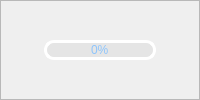
              <widget class="QFrame" name="rightbox_play">
               <property name="frameShape">
                <enum>QFrame::Shape::StyledPanel</enum>
               </property>
               <property name="frameShadow">
                <enum>QFrame::Shadow::Raised</enum>
               </property>
               <layout class="QHBoxLayout" name="horizontalLayout_20">
                <property name="leftMargin">
                 <number>5</number>
                </property>
                <property name="topMargin">
                 <number>5</number>
                </property>
                <property name="rightMargin">
                 <number>5</number>
                </property>
                <property name="bottomMargin">
                 <number>5</number>
                </property>
                <item>
                 <widget class="QPushButton" name="run_button">
                  <property name="minimumSize">
                   <size>
                    <width>0</width>
                    <height>30</height>
                   </size>
                  </property>
                  <property name="maximumSize">
                   <size>
                    <width>16777215</width>
                    <height>30</height>
                   </size>
                  </property>
                  <property name="cursor">
                   <cursorShape>PointingHandCursor</cursorShape>
                  </property>
                  <property name="mouseTracking">
                   <bool>true</bool>
                  </property>
                  <property name="styleSheet">
                   <string notr="true">QPushButton{
background-repeat: no-repeat;
background-position: center;
border: none;
}
QPushButton:hover{

}</string>
                  </property>
                  <property name="text">
                   <string/>
                  </property>
                  <property name="icon">
                   <iconset resource="YOLOSHOWUI.qrc">
                    <normaloff>:/rightbox/images/newsize/play.png</normaloff>:/rightbox/images/newsize/play.png</iconset>
                  </property>
                  <property name="iconSize">
                   <size>
                    <width>20</width>
                    <height>20</height>
                   </size>
                  </property>
                  <property name="checkable">
                   <bool>true</bool>
                  </property>
                  <property name="checked">
                   <bool>false</bool>
                  </property>
                 </widget>
                </item>
                <item>
                 <widget class="QProgressBar" name="progress_bar">
                  <property name="minimumSize">
                   <size>
                    <width>0</width>
                    <height>20</height>
                   </size>
                  </property>
                  <property name="maximumSize">
                   <size>
                    <width>16777215</width>
                    <height>20</height>
                   </size>
                  </property>
                  <property name="styleSheet">
                   <string notr="true">QProgressBar{ 
font: 700 10pt &quot;Nirmala UI&quot;;
color: #8EC5FC; 
text-align:center; 
border:3px solid rgb(255, 255, 255);
border-radius: 10px; 
background-color: rgba(215, 215, 215,100);
} 

QProgressBar:chunk{ 
border-radius:0px; 
background:  lightgrey;
border-radius: 7px;
}</string>
                  </property>
                  <property name="maximum">
                   <number>100</number>
                  </property>
                  <property name="value">
                   <number>0</number>
                  </property>
                 </widget>
                </item>
                <item>
                 <widget class="QPushButton" name="stop_button">
                  <property name="minimumSize">
                   <size>
                    <width>0</width>
                    <height>30</height>
                   </size>
                  </property>
                  <property name="maximumSize">
                   <size>
                    <width>16777215</width>
                    <height>30</height>
                   </size>
                  </property>
                  <property name="cursor">
                   <cursorShape>PointingHandCursor</cursorShape>
                  </property>
                  <property name="styleSheet">
                   <string notr="true">QPushButton{
background-image: url(:/rightbox/images/newsize/stop.png);
background-repeat: no-repeat;
background-position: center;
border: none;
}

QPushButton:hover{

}</string>
                  </property>
                  <property name="text">
                   <string/>
                  </property>
                 </widget>
                </item>
               </layout>
              </widget>
